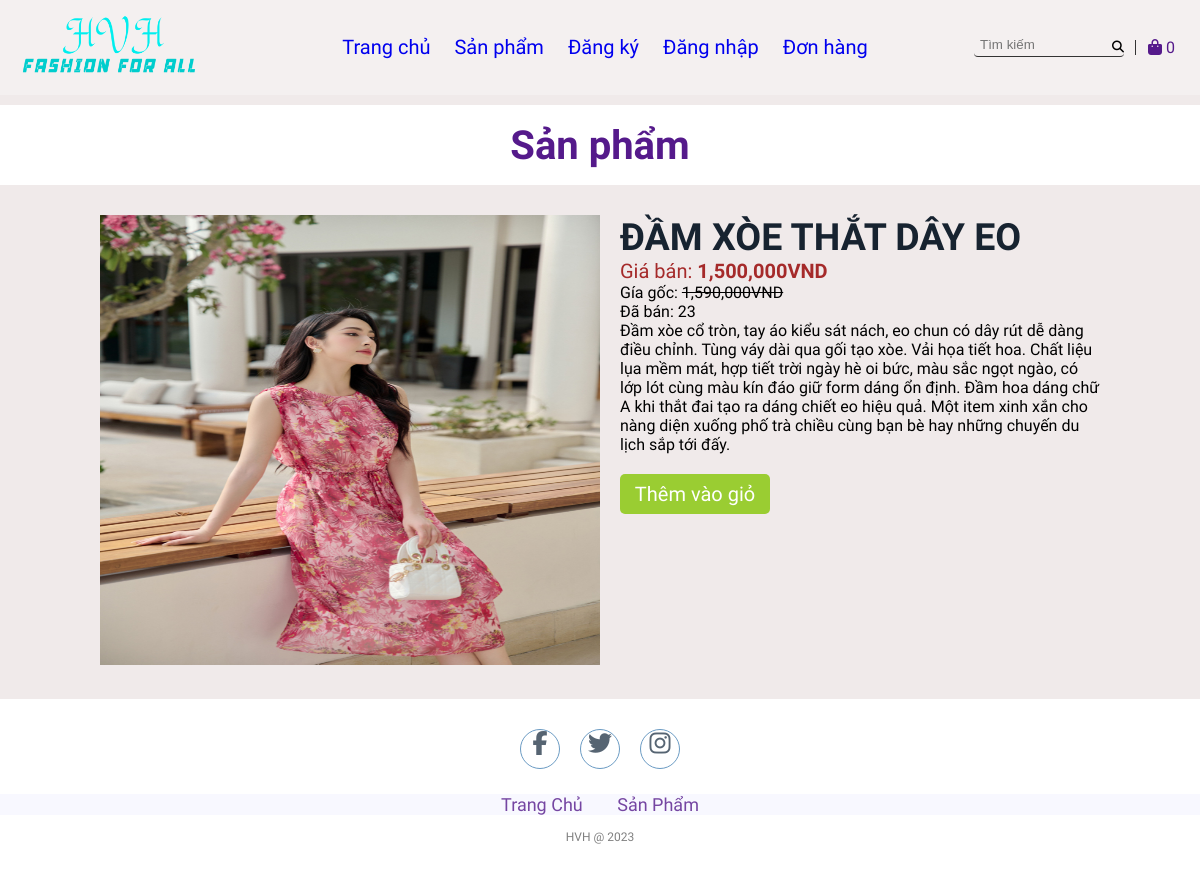
Screenshot of /detail.php?id=19 with the database file from the repository.
### tables this page shows
CREATE TABLE `products` (
  `id` int(11) NOT NULL,
  `name` varchar(255) NOT NULL,
  `originalPrice` decimal(10,0) NOT NULL,
  `promotionPrice` decimal(10,0) NOT NULL,
  `image` varchar(50) NOT NULL,
  `createdBy` int(11) NOT NULL,
  `createdDate` date NOT NULL,
  `cateId` int(11) NOT NULL,
  `qty` int(11) NOT NULL,
  `des` varchar(1000) NOT NULL,
  `status` tinyint(1) NOT NULL,
  `soldCount` int(11) NOT NULL
);

### lib/database.php (called while the page is built, shortened)
<?php
class Database extends PDO
{
  public $host   = DB_HOST;
  public $user   = DB_USER;
  public $pass   = DB_PASS;
  public $dbname = DB_NAME;
  public $link;
  private function connectDB()
  {
    $this->link = new mysqli(
      $this->host,
      $this->user,
      $this->pass,
      $this->dbname
    );
  }
  public function select($query)
  {
    $result = $this->link->query($query);
    if ($result->num_rows > 0) {
      return $result;
    } else {
      return false;
    }
  }
}

### lib/session.php (called while the page is built, shortened)
<?php
class Session
{
   public static function get($key)
   {
      if (isset($_SESSION[$key])) {
         return $_SESSION[$key];
      } else {
         return false;
      }
   }
}

### classes/cart.php (called while the page is built, shortened)
<?php
$filepath = realpath(dirname(__FILE__));
include_once($filepath . '/../lib/database.php');
include_once($filepath . '/../lib/session.php');
include_once($filepath . '/../classes/product.php');
?>
<?php
class cart
{
    private $db;
    public function __construct()
    {
        $this->db = new Database();
    }
    public function getTotalQtyByUserId()
    {
        $userId = Session::get('userId');
        $query = "SELECT SUM(qty) as total FROM cart WHERE userId = '$userId' ";
        $mysqli_result = $this->db->select($query);
        if ($mysqli_result) {
            $result = mysqli_fetch_all($this->db->select($query), MYSQLI_ASSOC)[0];
            return $result;
        }
        return false;
    }
}
?>

### classes/product.php (called while the page is built, shortened)
<?php
$filepath = realpath(dirname(__FILE__));
include_once($filepath . '/../lib/database.php');
include_once($filepath . '/../lib/session.php');
?>
<?php
class product
{
    private $db;
    public function __construct()
    {
        $this->db = new Database();
    }
    public function getProductbyId($id)
    {
        $query = "SELECT * FROM products where id = '$id' AND status = 1";
        $mysqli_result = $this->db->select($query);
        if ($mysqli_result) {
            $result = mysqli_fetch_all($this->db->select($query), MYSQLI_ASSOC)[0];
            return $result;
        }
        return false;
    }
}
?>

### detail.php (the view, shortened to what this page needs)
<?php
include 'classes/product.php';
include_once 'classes/cart.php';
$cart = new cart();
$totalQty = $cart->getTotalQtyByUserId();
$product = new product();
$result = $product->getProductbyId($_GET['id']);
?>
<!DOCTYPE html>
<html lang="en">
<head>
    <link rel="stylesheet" href="css/style.css">
    <link rel="stylesheet" href="https://cdnjs.cloudflare.com/ajax/libs/font-awesome/5.15.4/css/all.min.css">
</head>
<body>
    <section class="top">
        <div class="top-container">
            <div class="row">
                <div class="top-logo"><img src="images/logo.png" alt="" width="200px" height="auto"></div>
                <div class="menu">
                <li><a href="index.php">Trang chủ</a></li>
                <li><a href="productList.php">Sản phẩm</a></li>
            <?php
            if (isset($_SESSION['user']) && $_SESSION['user']) { ?>
                <li><a href="logout.php" id="signin">Đăng xuất</a></li>
            <?php } else { ?>
                <li><a href="register.php" id="signup">Đăng ký</a></li>
                <li><a href="login.php" id="signin">Đăng nhập</a></li>
            <?php } ?>
            <li><a href="order.php" id="order">Đơn hàng</a></li>
                </div>
                <div class="top-menu-icons">
                    <ul>
                        <li>
                            <input type="text" placeholder="Tìm kiếm">
                            <i class="fas fa-search"></i>
                        </li>
                    <li>
                <a href="checkout.php">
                    <i class="fa fa-shopping-bag" style="color: #551A8B;"></i>
                    <span style="color: #551A8B;" class="sumItem">
                        <?= ($totalQty['total']) ? $totalQty['total'] : "0" ?>
                    </span>
                </a>
            </li>
                    </ul>
                </div>
            </div>
        </div>
    </section>
    <section class="sliders"></section>
    <div class="featuredProducts">
        <h1>Sản phẩm</h1>
    </div>
    <div class="container-single">
        <div class="image-product">
            <img src="admin/uploads/<?= $result['image'] ?>" alt="">
        </div>
        <div class="info">
            <div class="name">
                <h2><?= $result['name'] ?></h2>
            </div>
            <div class="price-single">
                Giá bán: <b><?= number_format($result['promotionPrice'], 0, '', ',') ?>VND</b>
            </div>
            <?php
            if ($result['promotionPrice'] < $result['originalPrice']) { ?>
                <div>
                    Gía gốc: <del><?= number_format($result['originalPrice'], 0, '', ',') ?>VND</del>
                </div>
            <?php }
            ?>
            <div class="des">
                <p>Đã bán: <?= $result['soldCount'] ?></p>
                <?= $result['des'] ?>
            </div>
            <div class="add-cart-single">
                <a href="add_cart.php?id=<?= $result['id'] ?>">Thêm vào giỏ</a>
            </div>
        </div>
    </div>
    <footer>
        <div class="social">
            <a href="#"><i class="fa fa-facebook" aria-hidden="true"></i></a>
            <a href="#"><i class="fa fa-twitter" aria-hidden="true"></i></a>
            <a href="#"><i class="fa fa-instagram" aria-hidden="true"></i></a>
        </div>
        <ul class="list">
            <li>
                <a href="./">Trang Chủ</a>
            </li>
            <li>
                <a href="productList.php">Sản Phẩm</a>
            </li>
        </ul>
        <p class="copyright">HVH @ 2023</p>
    </footer>
</body>
</html>

### css/style.css (style rules this page uses)
* { padding: 0; margin: 0; text-decoration: none; list-style: none; box-sizing: border-box; outline: none; }
body { font-family: Mitr; background: rgb(240, 234, 234); }
li { list-style: none; }
a { text-decoration: none; }
img { overflow-clip-margin: content-box; overflow: clip; }
.top-container { max-width: 1200px; margin: auto; }
.row { display: flex; flex-wrap: wrap; }
.top { padding: 12px 0; align-items: center; display: block; position: fixed; width: 100%; z-index: 999; background-color: rgba(255, 255, 255, 0.3); transition: all 0.3s ease; }
.top-logo { flex: 1; float: right; margin-left: 10px; }
.menu { flex: 3; display: flex; justify-content: center; align-items: center; }
.menu > li { padding: 0 12px; position: relative; font-size: 20px; }
.top-menu-icons { flex: 1; }
.top-menu-icons ul { display: flex; height: 100%; }
.top-menu-icons ul li { display: flex; justify-content: center; align-items: center; padding: 6px 12px; }
.top-menu-icons ul li { position: relative; }
.top-menu-icons ul li::before { content: ""; display: block; position: absolute; height: 15px; width: 1px; background-color: #333; right: 0; }
.top-menu-icons ul li:last-child::before { display: none; }
.top-menu-icons ul li:first-child input { width: 150px; border: none; background-color: transparent; border-bottom: 1px solid #333; padding: 0 0 4px 6px; }
.top-menu-icons ul li:first-child i { position: absolute; font-size: 12px; right: 12px; }
.top-menu-icons ul i { cursor: pointer; }
.sliders { padding-bottom: 20px; overflow: hidden; width: 100vw; }
.featuredProducts { margin-top: 20px; display: flex; font-size: 20px; justify-content: center; background-color: #ffffff; height: 80px; align-items: center; color: #551A8B; }
footer { padding: 30px 0; background-color:white; }
footer .social { text-align: center; padding-bottom: 25px; color: white; }
footer .social a { color: inherit; font-size: 24px; border: 1px solid steelblue; width: 40px; height: 40px; display: inline-block; text-align: center; border-radius: 50%; margin: 0 8px; transition: 0.5s; background-color: white; color: #2c3e50; opacity: 0.8; }
footer ul { margin-top: 0; padding: 0; list-style: none; font-size: 18px; margin-bottom: 0; text-align: center; }
footer ul a { color: inherit; text-decoration: none; opacity: 0.8; }
footer ul li { display: inline; padding: 0 15px; }
footer .copyright { margin-top: 15px; text-align: center; font-size: 12px; color: gray; }
.container-single { display: flex; margin: 30px 100px; }
.info { padding-left: 20px; }
.image-product img { height: 450px; width: 500px; }
.name { font-size: 25px; color: #172330; }
.price-single { font-size: 20px; color: brown; }
.add-cart-single { width: 150px; height: 40px; line-height: 40px; background-color: yellowgreen; font-size: 20px; text-align: center; border-radius: 5px; margin-top: 20px; transition: 0.5s; }
.add-cart-single a { color: white; }
.list { background-color: ghostwhite; color: #551A8B; }
input[type=text], input[type=password], input[type=email], input[type=number], textarea, select { width: 100%; padding: 12px 20px; margin: 8px 0; border: 1px solid #ccc; border-radius: 4px; }
del { text-decoration: line-through; }

### rows the page displays
products: image (picture), name "ĐẦM XÒE THẮT DÂY EO", promotionPrice "1,500,000", originalPrice "1,590,000", soldCount "23", des "Đầm xòe cổ tròn, tay áo kiểu sát nách, eo chun có dây rút dễ dàng điều chỉnh. Tùng váy dài qua gối tạo xòe. Vải họa tiết hoa. Chất liệu lụa mềm mát, hợp tiết trời ngày hè oi bức, màu sắc ngọt ngào, có lớp lót cùng màu kín đáo giữ form dáng ổn định. Đầm hoa dáng chữ A khi thắt đai tạo ra dáng chiết eo hiệu quả. Một item xinh xắn cho nàng diện xuống phố trà chiều cùng bạn bè hay những chuyến du lịch sắp tới đấy."
